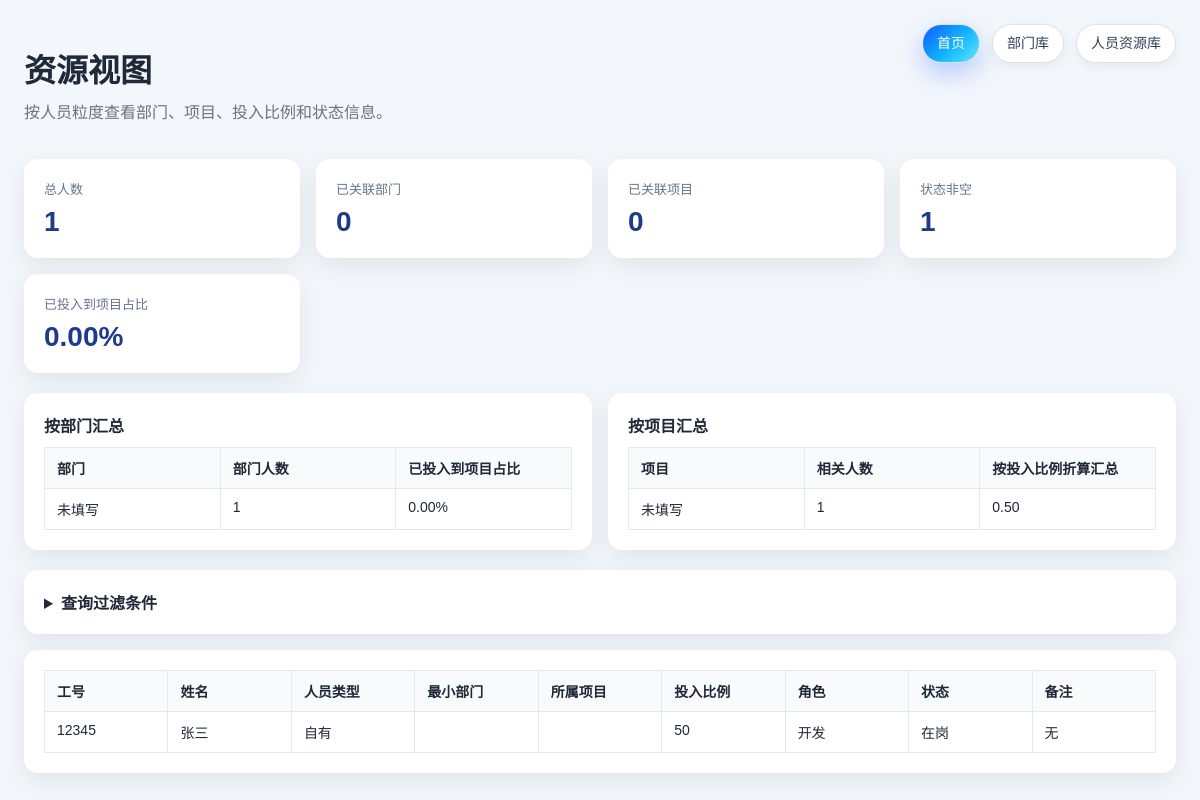
The page /views/project-budget-resource on the database its author committed.
### tables this page shows
CREATE TABLE resource_people (
                id INTEGER PRIMARY KEY AUTOINCREMENT,
                employee_id TEXT,
                employee_name TEXT,
                person_type TEXT,
                department_id INTEGER,
                project_id INTEGER,
                allocation_ratio TEXT,
                role_name TEXT,
                status TEXT,
                remarks TEXT,
                created_at TEXT DEFAULT CURRENT_TIMESTAMP,
                updated_at TEXT DEFAULT CURRENT_TIMESTAMP,
                FOREIGN KEY(department_id) REFERENCES departments(id) ON DELETE SET NULL,
                FOREIGN KEY(project_id) REFERENCES projects(id) ON DELETE SET NULL
            );

### src/app.py (the view, shortened to what this page needs)
@app.route('/views/<view_key>')
@login_required
def view_placeholder(view_key):
    if view_key == 'project-budget-resource':
        rows = load_resource_people()
        person_type = (request.args.get('person_type') or '').strip()
        department_name = (request.args.get('department_name') or '').strip()
        project_name = (request.args.get('project_name') or '').strip()
        keyword = (request.args.get('keyword') or '').strip()
        filtered_rows = filter_resource_people(rows, person_type=person_type, department_name=department_name, project_name=project_name, keyword=keyword)
        return render_template(
            'resource_view.html',
            records=filtered_rows,
            summary=build_resource_people_summary(filtered_rows),
            department_summary=build_resource_group_summary(filtered_rows, 'department_full_name', mode='project_bound_ratio'),
            project_summary=build_resource_group_summary(filtered_rows, 'project_name', mode='allocation_total'),
            filter_options=get_resource_people_filter_options(rows),
            filters={
                'person_type': person_type,
                'department_name': department_name,
                'project_name': project_name,
                'keyword': keyword,
            },
            **build_auth_context(),
        )

### src/app.py (called while the page is built, shortened)
@app.context_processor
def inject_template_helpers():
    return {
        'milestone_image_url': milestone_image_url,
    }

def default_feature_flags(role):
    role = normalize_permission_role(role)
    if role == 'admin':
        return {key: True for key in FEATURE_KEYS}
    return {
        'view_system': False,
        'manage_permissions': False,
        'manage_backup': False,
        'submit_requirement': True,
        'manage_requirement_status': False,
        'manage_projects': False,
        'manage_features': False,
        'manage_service_resources': False,
        'import_export_data': True,
    }

def normalize_permission_role(role_text):
    role = (role_text or '').strip().lower()
    return 'admin' if role == 'admin' else 'guest'

def oauth_enabled():
    return os.getenv("RELEASEPLAN_OAUTH_ENABLED", "false").lower() == "true"

def local_admin_enabled():
    admin_username = (os.getenv('RELEASEPLAN_LOCAL_ADMIN_USERNAME') or '').strip()
    admin_password = (os.getenv('RELEASEPLAN_LOCAL_ADMIN_PASSWORD') or '').strip()
    guest_username = (os.getenv('RELEASEPLAN_LOCAL_GUEST_USERNAME') or '').strip()
    guest_password = (os.getenv('RELEASEPLAN_LOCAL_GUEST_PASSWORD') or '').strip()
    return bool((admin_username and admin_password) or (guest_username and guest_password))

def auth_mode():
    if oauth_enabled() and local_admin_enabled():
        return 'hybrid'
    if oauth_enabled():
        return 'oauth2'
    if local_admin_enabled():
        return 'local'
    return 'none'

def get_current_user():
    return session.get('oauth_user') or session.get('local_user')

def get_current_user_roles():
    user = get_current_user() or {}
    roles = user.get('roles') or []
    if isinstance(roles, str):
        roles = [roles]
    return [str(role).strip().lower() for role in roles if str(role).strip()]

def get_current_user_features(user=None):
    user = user if user is not None else get_current_user()
    if not isinstance(user, dict):
        return default_feature_flags('guest')

def can_access(feature_key, user=None):
    mode = auth_mode()
    if mode == 'none':
        return True
    features = get_current_user_features(user)
    return bool(features.get(feature_key))

def can_edit(user=None):
    return can_access('manage_projects', user) or can_access('manage_features', user) or can_access('manage_service_resources', user) or can_access('manage_backup', user) or can_access('manage_permissions', user)

### templates/resource_view.html (shortened to what this page needs)
<!doctype html>
<html lang="zh-CN">
<head>
  <link rel="stylesheet" href="{{ url_for('static', filename='style.css') }}">
</head>
<body>
  <div class="page">
    <header class="toolbar">
      <div>
        <h1>资源视图</h1>
        <p>按人员粒度查看部门、项目、投入比例和状态信息。</p>
      </div>
      <div class="toolbar-actions">
        <a class="button home-button" href="{{ url_for('index') }}">首页</a>
        <a class="button secondary" href="{{ url_for('admin_departments') }}">部门库</a>
        <a class="button secondary" href="{{ url_for('admin_resource_people') }}">人员资源库</a>
      </div>
    </header>
    <div class="stats-grid" style="grid-template-columns:repeat(auto-fit, minmax(220px, 1fr));">
      <div class="card stat-card"><div class="stat-label">总人数</div><div class="stat-value">{{ summary.count }}</div></div>
      <div class="card stat-card"><div class="stat-label">已关联部门</div><div class="stat-value">{{ summary.department_bound_count }}</div></div>
      <div class="card stat-card"><div class="stat-label">已关联项目</div><div class="stat-value">{{ summary.project_bound_count }}</div></div>
      <div class="card stat-card"><div class="stat-label">状态非空</div><div class="stat-value">{{ summary.active_count }}</div></div>
      <div class="card stat-card"><div class="stat-label">已投入到项目占比</div><div class="stat-value">{{ '%.2f%%'|format(summary.project_bound_ratio * 100) }}</div></div>
    </div>
    {% if department_summary or project_summary %}
    <div class="stats-grid" style="grid-template-columns:repeat(auto-fit, minmax(320px, 1fr)); margin-top:16px;">
      <div class="card">
        <div style="font-size:16px; font-weight:700; margin-bottom:10px;">按部门汇总</div>
        {% if department_summary %}
        <div class="table-wrap">
          <table class="data-table" id="department-summary-table">
            <thead><tr><th data-sort-type="text">部门</th><th data-sort-type="number">部门人数</th><th data-sort-type="number">已投入到项目占比</th></tr></thead>
            <tbody>
              {% for item in department_summary %}
              <tr><td>{{ item.name }}</td><td>{{ item.count }}</td><td>{{ '%.2f%%'|format(item.project_bound_ratio * 100) }}</td></tr>
              {% endfor %}
            </tbody>
          </table>
        </div>
        {% else %}
        <div class="empty">暂无部门汇总。</div>
        {% endif %}
      </div>
      <div class="card">
        <div style="font-size:16px; font-weight:700; margin-bottom:10px;">按项目汇总</div>
        {% if project_summary %}
        <div class="table-wrap">
          <table class="data-table" id="project-summary-table">
            <thead><tr><th data-sort-type="text">项目</th><th data-sort-type="number">相关人数</th><th data-sort-type="number">按投入比例折算汇总</th></tr></thead>
            <tbody>
              {% for item in project_summary %}
              <tr><td>{{ item.name }}</td><td>{{ item.count }}</td><td>{{ '%.2f'|format(item.allocation_total) }}</td></tr>
              {% endfor %}
            </tbody>
          </table>
        </div>
        {% else %}
        <div class="empty">暂无项目汇总。</div>
        {% endif %}
      </div>
    </div>
    {% endif %}
    <details class="card" style="margin-top:16px;" id="resource-filter-panel">
      <summary style="cursor:pointer; font-size:16px; font-weight:700;">查询过滤条件</summary>
    </details>
    {% if records %}
    <div class="table-wrap card" style="margin-top:16px;">
      <table class="data-table" id="resource-records-table">
        <thead>
          <tr>
            <th data-sort-type="text">工号</th>
            <th data-sort-type="text">姓名</th>
            <th data-sort-type="text">人员类型</th>
            <th data-sort-type="text">最小部门</th>
            <th data-sort-type="text">所属项目</th>
            <th data-sort-type="number">投入比例</th>
            <th data-sort-type="text">角色</th>
            <th data-sort-type="text">状态</th>
            <th data-sort-type="text">备注</th>
          </tr>
        </thead>
        <tbody>
          {% for record in records %}
          <tr>
            <td>{{ record.employee_id or '' }}</td>
            <td>{{ record.employee_name or '' }}</td>
            <td>{{ record.person_type or '' }}</td>
            <td>{{ record.level_2_department or record.level_1_department or '' }}</td>
            <td>{{ record.project_name or '' }}</td>
            <td>{{ record.allocation_ratio or '' }}</td>
            <td>{{ record.role_name or '' }}</td>
            <td>{{ record.status or '' }}</td>
            <td>{{ record.remarks or '' }}</td>
          </tr>
          {% endfor %}
        </tbody>
      </table>
    </div>
    {% else %}
    <div class="empty">当前还没有匹配的资源数据。</div>
    {% endif %}
  </div>
</body>
</html>

### static/style.css (style rules this page uses)
body { margin: 0; font-family: Arial, "PingFang SC", "Microsoft YaHei", sans-serif; background: #f3f6fb; color: #1f2937; }
.page { max-width: 1500px; margin: 0 auto; padding: 24px; }
header h1 { margin-bottom: 8px; }
header p { margin-top: 0; color: #6b7280; }
.card { background: #fff; border-radius: 16px; box-shadow: 0 8px 24px rgba(15, 23, 42, 0.08); }
.toolbar { display: flex; justify-content: space-between; gap: 16px; align-items: flex-start; margin-bottom: 20px; }
.toolbar-actions { display: flex; gap: 12px; align-items: center; flex-wrap: wrap; overflow: visible; }
.button { display: inline-flex; align-items: center; justify-content: center; padding: 10px 14px; border-radius: 999px; background: #ffffff; color: #334155; text-decoration: none; border: 1px solid #dbe3ee; cursor: pointer; font-size: 14px; font-family: inherit; line-height: 1.2; box-shadow: 0 4px 12px rgba(15, 23, 42, 0.06); }
.button.secondary { background: #ffffff; color: #334155; border-color: #dbe3ee; }
.button.home-button { background: linear-gradient(135deg, #0f59ff 0%, #12b5ff 55%, #67e8f9 100%); color: #ffffff; box-shadow: 0 10px 24px rgba(15, 89, 255, 0.28); }
.card { background: #fff; border-radius: 14px; padding: 20px; box-shadow: 0 8px 24px rgba(15, 23, 42, 0.08); }
.table-wrap { overflow-x: auto; overflow-y: visible; }
.data-table { width: 100%; border-collapse: collapse; table-layout: fixed; }
.data-table th, .data-table td { border: 1px solid #e5e7eb; padding: 10px 12px; text-align: left; vertical-align: top; font-size: 14px; word-break: break-word; }
.data-table th { background: #f8fafc; position: relative; }
.stats-grid { display: grid; grid-template-columns: repeat(auto-fit, minmax(180px, 1fr)); gap: 16px; margin-bottom: 20px; }
.stat-card { padding: 20px; }
.stat-label { color: #64748b; font-size: 13px; margin-bottom: 8px; }
.stat-value { font-size: 28px; font-weight: 700; color: #1e3a8a; }

### rows shown on the page
resource_people: employee "12345", employee_name "张三", person_type "自有", allocation_ratio "50", role_name "开发", status "在岗", remarks "无"

### other values the page prints
{{ summary.count }} "1"
{{ summary.department_bound_count }} "0"
{{ summary.project_bound_count }} "0"
{{ summary.active_count }} "1"
{{ '%.2f%%'|format(summary.project_bound_ratio * 100) }} "0.00%"
{{ item.name }} "未填写"
{{ item.count }} "1"
{{ '%.2f%%'|format(item.project_bound_ratio * 100) }} "0.00%"
{{ '%.2f'|format(item.allocation_total) }} "0.50"
